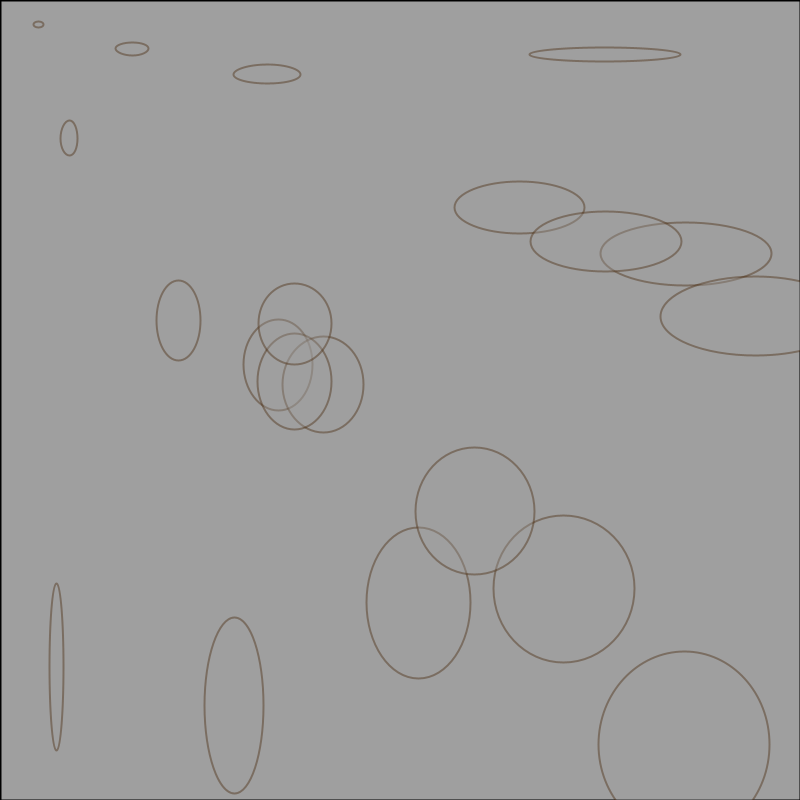
Frame 1 (no input)
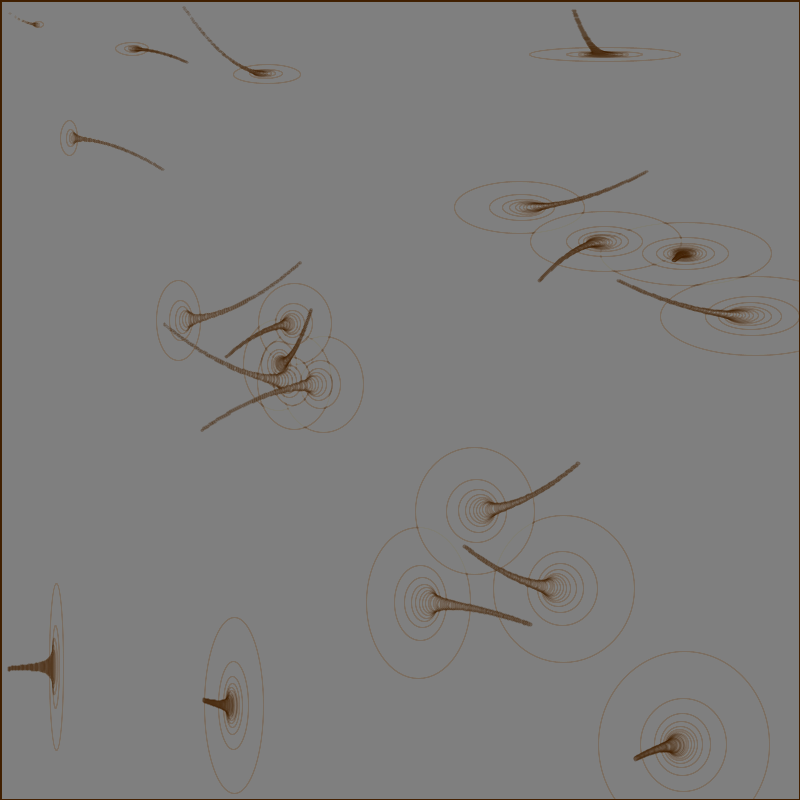
Frame 60 (the mouse pressed at the canvas centre just before this capture)
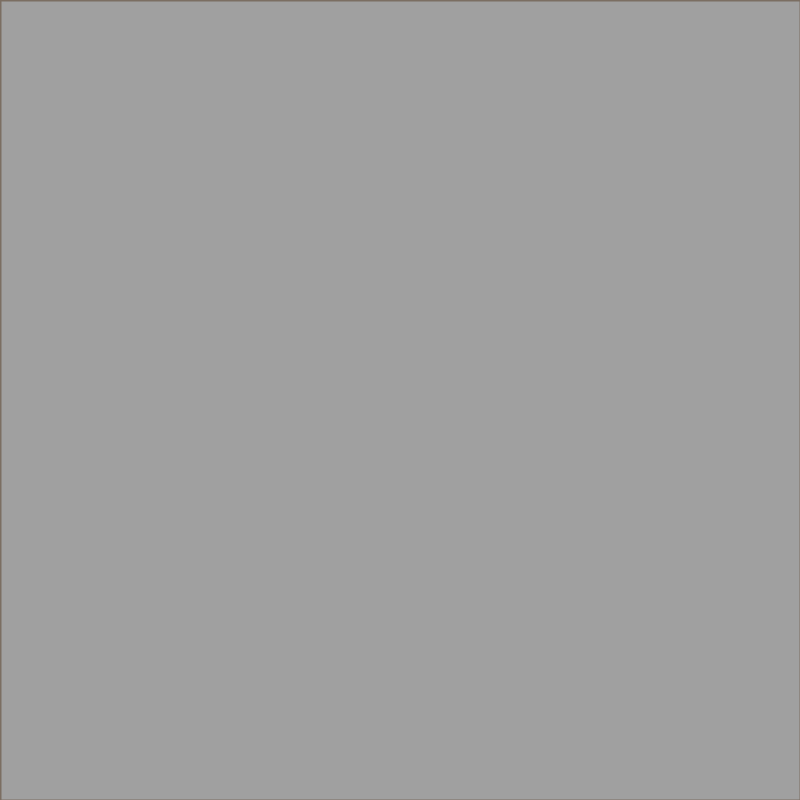
Frame 120 (the mouse held since frame 60 and released just before this capture)

The Processing sketch that drew these frames (run headless with seeded random() and noise(); from frame 60 on, the mouse is pressed at the canvas centre):

// Processing sketch: processing_78397
// ── processing_78397.pde

Circle[] circles;

void setup(){
  size(800,800);
  smooth();
  background(160,160,160);
  strokeWeight(2);
  //colorMode(HSB,360,100,100,100);
  circles=new Circle[100];
  for(int i=0;i<circles.length;i+=5){
    circles[i]=new Circle(random(width),random(height),random(-5,5),random(-5,5));
  }
}

void draw(){
  fill(75,24,4,1);
  rect(0,0,width,height);
  stroke(64,32,1,99);
  fill(160,160,160,80);
  for(int i=0;i<circles.length;i+=5){
  circles[i].move();
  circles[i].displayC();
  if(mousePressed){
    fill(160,160,160);
  rect(0,0,width,height);}
  }
}

  class Circle{
    float x,y,speedX,speedY,dir,dir2,angle,angle2;
    Circle(float _X,float _Y,float _speedX,float _speedY){
      x=_X;
      y=_Y;
      dir=0;
      dir2=1;
      angle=0;
      angle2=1;
      speedX=_speedX;
      speedY=_speedY;
    }
    
    void move(){
      dir+=dir2;
      angle+=angle2;
      x+=speedX/2*cos(radians(angle/2));
      y+=speedY/2*sin(radians(angle*cos(radians(angle/2))));
    }
    void displayC(){
      dir+=dir2;
      float ellsize = (mouseX-x)/2;
      float ellsize2 = (mouseY-y)/2;
      ellipse(x,y,ellsize/2/dir*2,ellsize2/2/dir*2);
      if(dir>200){
        dir2=-1;}
        if(dir<0){
          dir2=1;}
          

    }
  }
